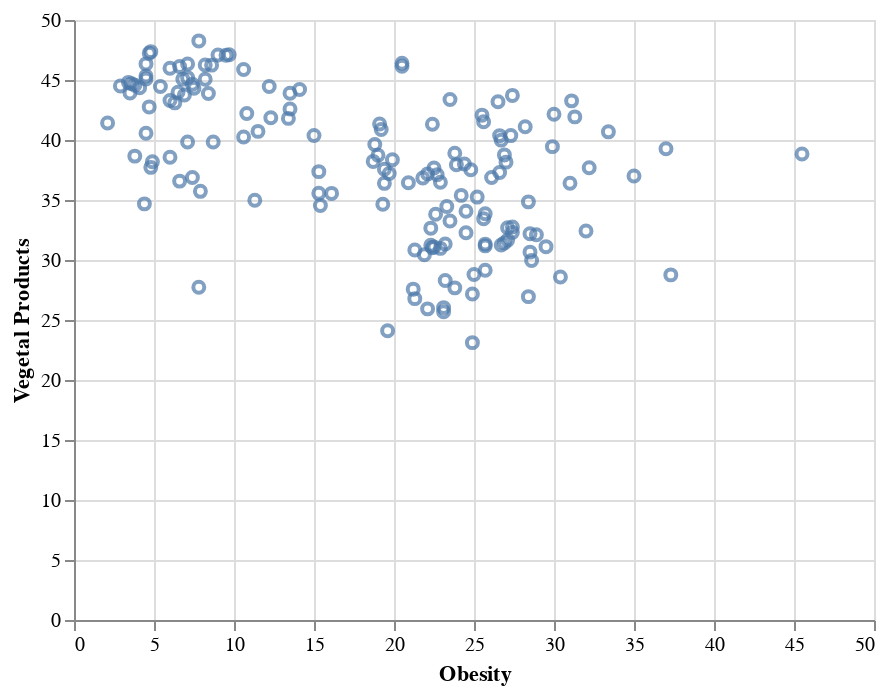

Notebook code for this chart:
### Code cell
alt.Chart(corr_df).mark_point().encode(
    x = 'Obesity',
    y = 'Vegetal Products'
)

### Figure 1 — Vega-Lite specification as saved in the notebook (floating-point values rounded to 4 significant figures; data arrays with more than 128 entries replaced by an {"elided": "..."} marker saying what was removed)
{"config": {"view": {"continuousWidth": 400, "continuousHeight": 300}}, "data": {"name": "data-8bf5b724dc927f017b3d8a3412ac2aab"}, "mark": "point", "encoding": {"x": {"type": "quantitative", "field": "Obesity"}, "y": {"type": "quantitative", "field": "Vegetal Products"}}, "$schema": "https://vega.github.io/schema/vega-lite/v4.8.1.json", "datasets": {"data-8bf5b724dc927f017b3d8a3412ac2aab": {"elided": "154 records"}}}
